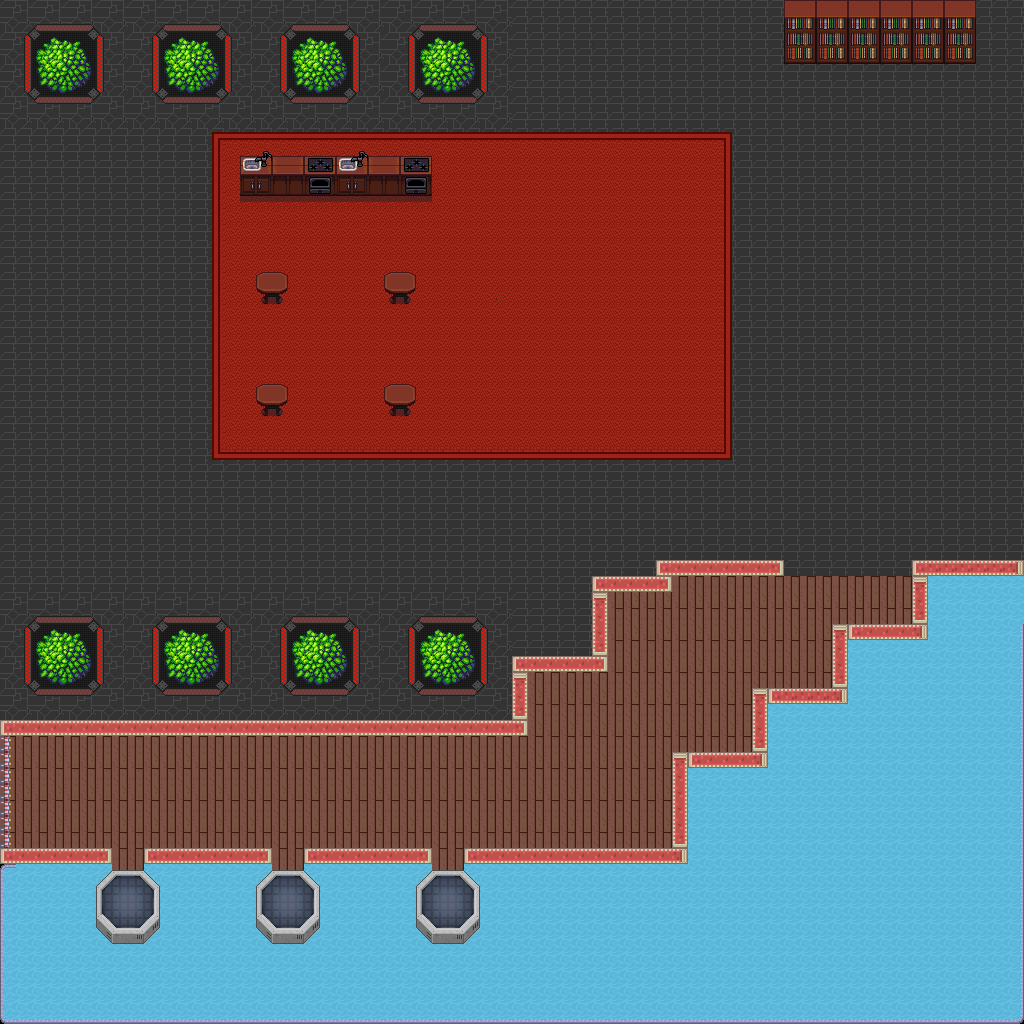

A 2D game scene composited from a Tiled map and its tileset images. What follows is a short description and the map's XML, with each tile layer's data collapsed to a summary:
An orthogonal 64x64 tile map with 16x16 px tiles, 2 tile layers (Background, Foreground), 7 tilesets and 40 objects (21x wall, 8x Tree, 4x Table, 3x pod, Bookcase, ...).

<map version="1.2" tiledversion="1.2.1" orientation="orthogonal" renderorder="right-down" width="64" height="64" tilewidth="16" tileheight="16" infinite="0" nextlayerid="5" nextobjectid="93">
 <properties>
  <property name="levelName" value="Town" />
 </properties>
 <tileset firstgid="1" source="dungeon tileset calciumtrice.tsx" />
 <tileset firstgid="1051" source="Sidewalk_dark.tsx" />
 <tileset firstgid="1115" source="wood_tileset_3.tsx" />
 <tileset firstgid="2139" source="build_atlas.tsx" />
 <tileset firstgid="6235" name="tilemap_packed" tilewidth="16" tileheight="16" tilecount="486" columns="27">
  <image source="tilemap_packed.png" trans="ff00ff" width="432" height="288" />
 </tileset>
 <tileset firstgid="6721" source="floor_tileset.tsx" />
 <tileset firstgid="8769" source="interior.tsx" />
 <layer id="1" name="Background" width="64" height="64">
  <data>[4096 cells, 4096 non-empty, 80 distinct tile ids]</data>
 </layer>
 <layer id="2" name="Foreground" width="64" height="64">
  <data>[4096 cells, 421 non-empty, 82 distinct tile ids]</data>
 </layer>
 <objectgroup id="3" name="Spawns" visible="0" />
 <objectgroup id="4" name="Walls">
  <object id="52" name="Tree" x="36.5" y="627.5" width="55" height="61">
   <ellipse />
  </object>
  <object id="53" name="Tree" x="164.5" y="627.5" width="55" height="61">
   <ellipse />
  </object>
  <object id="54" name="Tree" x="292.5" y="627.5" width="55" height="61">
   <ellipse />
  </object>
  <object id="55" name="Tree" x="420.5" y="627.5" width="55" height="61">
   <ellipse />
  </object>
  <object id="56" name="Tree" x="38.5" y="33.5" width="55" height="61">
   <ellipse />
  </object>
  <object id="57" name="Tree" x="164.5" y="35.5" width="55" height="61">
   <ellipse />
  </object>
  <object id="58" name="Tree" x="290.5" y="31.5" width="55" height="61">
   <ellipse />
  </object>
  <object id="59" name="Tree" x="420.5" y="33.5" width="55" height="61">
   <ellipse />
  </object>
  <object id="60" name="Bookcase" x="785" y="0" width="190" height="63" />
  <object id="61" name="Table" x="384" y="384" width="33" height="32" />
  <object id="63" name="Table" x="383.5" y="272" width="33" height="32" />
  <object id="64" name="Table" x="255.5" y="272" width="33" height="32" />
  <object id="65" name="Table" x="255.5" y="384" width="33" height="32" />
  <object id="66" name="kitchen" x="240" y="155" width="193" height="45" />
  <object id="67" name="pod" x="412" y="869.333" width="72" height="70.6667">
   <ellipse />
  </object>
  <object id="68" name="pod" x="252" y="870" width="72" height="70.6667">
   <ellipse />
  </object>
  <object id="69" name="pod" x="92" y="871.333" width="72" height="70.6667">
   <ellipse />
  </object>
  <object id="70" name="wall" x="656.5" y="560.5" width="126.5" height="14.5" />
  <object id="71" name="wall1" x="592" y="575.5" width="78.5" height="16" />
  <object id="72" name="wall" x="592.5" y="593" width="14.5" height="61.5" />
  <object id="73" name="wall" x="512.5" y="655.5" width="94" height="16" />
  <object id="74" name="wall" x="513" y="673" width="15" height="46.5" />
  <object id="75" name="wall" x="913" y="560" width="110" height="15.5" />
  <object id="76" name="wall" x="912.5" y="575.5" width="15" height="47.5" />
  <object id="77" name="wall" x="848" y="623" width="79" height="15.5" />
  <object id="78" name="wall" x="832" y="623" width="16" height="65" />
  <object id="79" name="wall" x="767.5" y="688.5" width="80.5" height="15" />
  <object id="80" name="wall" x="752" y="688.5" width="16" height="63" />
  <object id="81" name="wall" x="688" y="753" width="80" height="14.5" />
  <object id="82" name="wall" x="672.5" y="752.5" width="14.5" height="94" />
  <object id="83" name="wall" x="464" y="848" width="224" height="23.3333" />
  <object id="84" name="wall" x="304" y="848" width="127.333" height="21.6667" />
  <object id="85" name="wall" x="144" y="848" width="127.333" height="22" />
  <object id="86" name="wall" x="-1.33333" y="848" width="112" height="24" />
  <object id="87" name="barrier" x="-0.666667" y="736" width="13.3333" height="112.667" />
  <object id="88" name="wall" x="-1" y="722" width="529" height="12" />
  <object id="89" name="wall" x="-8" y="-2" width="8" height="1026" />
  <object id="90" name="wall" x="-2" y="-6" width="1026" height="4" />
  <object id="91" name="wall" x="1024" y="-1" width="5" height="1025" />
  <object id="92" name="wall" x="1" y="1022" width="1031" height="13" />
 </objectgroup>
</map>
